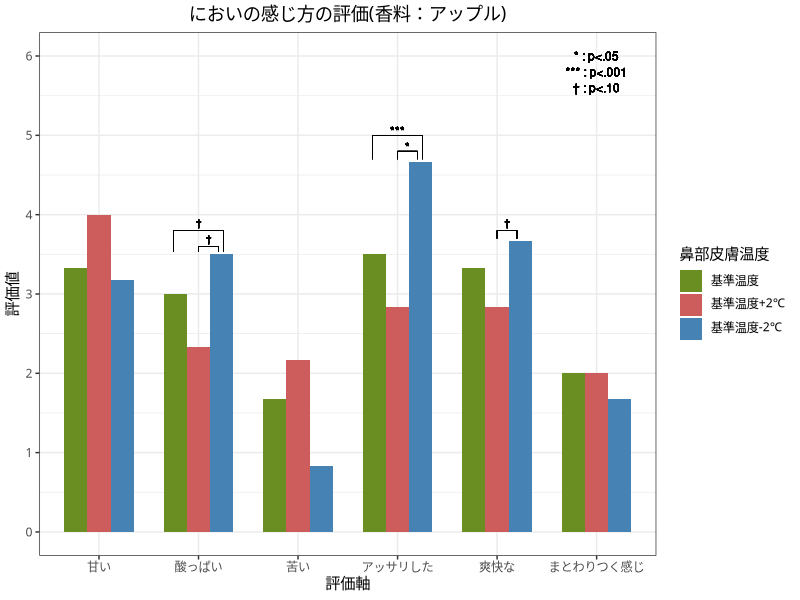

Reproduce this figure in R.
library(ggplot2)
library(ggsci)

data_rating <- read.csv("ex2_apple.csv", header=TRUE)
data_rating$鼻部皮膚温度 <- factor(data_rating$温度, levels = c('基準温度', '基準温度+2℃', '基準温度-2℃'))
g <- ggplot(data_rating, aes(x = 評価軸, y = 評価値, fill = 鼻部皮膚温度))
g <- g + geom_bar(width = 0.7, position = position_dodge(width = 0.7), stat = "identity")
g <- g + scale_x_discrete(limit=c('甘い', '酸っぱい', '苦い', 'アッサリした', '爽快な', 'まとわりつく感じ'))
g <- g + theme_bw(base_family="HiraKakuProN-W3")
g <- g + scale_y_continuous(breaks=seq(0, 6, length=7), limits=c(0,6))
g <- g + scale_fill_manual(values = c("#6B8E23", "#CD5C5C", "#4682B4"))
# 有意差を書き込む
# アスタリスク
g <- g + geom_text(x = 4.1, y = 4.85, label = "*", size = 3) + geom_segment(x = 4, xend = 4, y = 4.8, yend = 4.7, size = 0.2) + geom_segment(x = 4, xend = 4.2, y = 4.8, yend = 4.8, size = 0.2) + geom_segment(x = 4.2, xend = 4.2, y = 4.8, yend = 4.7, size = 0.2)

g <- g + geom_text(x = 4, y = 5.05, label = "***", size = 3) + geom_segment(x = 3.75, xend = 3.75, y = 5, yend = 4.7, size = 0.2) + geom_segment(x = 3.75, xend = 4.25, y = 5, yend = 5, size = 0.2) + geom_segment(x = 4.25, xend = 4.25, y = 5, yend = 4.7, size = 0.2)

# ダガー
g <- g + geom_text(x = 2.1, y = 3.7, label = "†", size = 2.5) + geom_segment(x = 2, xend = 2, y = 3.6, yend = 3.53, size = 0.2) + geom_segment(x = 2, xend = 2.2, y = 3.6, yend = 3.6, size = 0.2) + geom_segment(x = 2.2, xend = 2.2, y = 3.6, yend = 3.53, size = 0.2)

g <- g + geom_text(x = 2, y = 3.9, label = "†", size = 2.5) + geom_segment(x = 1.75, xend = 1.75, y = 3.8, yend = 3.53, size = 0.2) + geom_segment(x = 1.75, xend = 2.25, y = 3.8, yend = 3.8, size = 0.2) + geom_segment(x = 2.25, xend = 2.25, y = 3.8, yend = 3.53, size = 0.2)

g <- g + geom_text(x = 5.1, y = 3.9, label = "†", size = 2.5) + geom_segment(x = 5, xend = 5, y = 3.8, yend = 3.7, size = 0.2) + geom_segment(x = 5, xend = 5.2, y = 3.8, yend = 3.8, size = 0.2) + geom_segment(x = 5.2, xend = 5.2, y = 3.8, yend = 3.7, size = 0.2)

g <- g + geom_text(x = 6, y = 6, label = "* : p<.05", size = 3)
g <- g + geom_text(x = 6, y = 5.8, label = "*** : p<.001", size = 3)
g <- g + geom_text(x = 6, y = 5.6, label = "† : p<.10", size = 3)

# タイトル追加
g <- g + ggtitle("においの感じ方の評価(香料：アップル)") + theme(plot.title = element_text(hjust = 0.5))

plot(g)